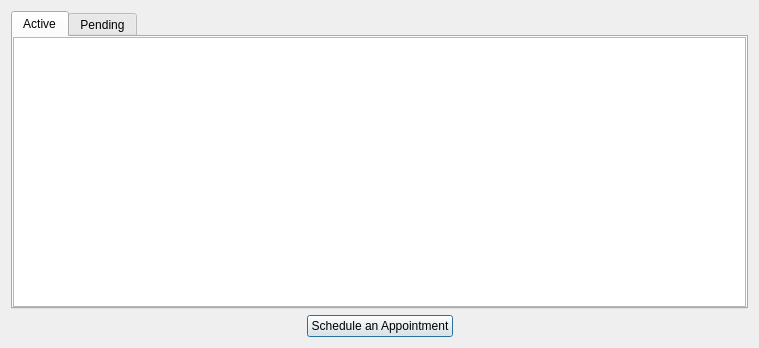
<?xml version="1.0" encoding="UTF-8"?>
<ui version="4.0">
 <class>NotificationListDialog</class>
 <widget class="QDialog" name="NotificationListDialog">
  <property name="geometry">
   <rect>
    <x>0</x>
    <y>0</y>
    <width>759</width>
    <height>348</height>
   </rect>
  </property>
  <property name="windowTitle">
   <string>Dialog</string>
  </property>
  <layout class="QVBoxLayout" name="verticalLayout">
   <item>
    <widget class="QTabWidget" name="tabWidget">
     <property name="currentIndex">
      <number>0</number>
     </property>
     <widget class="QWidget" name="tab">
      <attribute name="title">
       <string>Active</string>
      </attribute>
      <layout class="QVBoxLayout" name="verticalLayout_2">
       <property name="leftMargin">
        <number>0</number>
       </property>
       <property name="topMargin">
        <number>0</number>
       </property>
       <property name="rightMargin">
        <number>0</number>
       </property>
       <property name="bottomMargin">
        <number>0</number>
       </property>
       <item>
        <widget class="QTableView" name="activeTable">
         <property name="selectionMode">
          <enum>QAbstractItemView::SelectionMode::SingleSelection</enum>
         </property>
        </widget>
       </item>
      </layout>
     </widget>
     <widget class="QWidget" name="tab_2">
      <attribute name="title">
       <string>Pending</string>
      </attribute>
      <layout class="QVBoxLayout" name="verticalLayout_3">
       <property name="leftMargin">
        <number>0</number>
       </property>
       <property name="topMargin">
        <number>0</number>
       </property>
       <property name="rightMargin">
        <number>0</number>
       </property>
       <property name="bottomMargin">
        <number>0</number>
       </property>
       <item>
        <widget class="QTableView" name="futureTable">
         <property name="selectionMode">
          <enum>QAbstractItemView::SelectionMode::SingleSelection</enum>
         </property>
        </widget>
       </item>
      </layout>
     </widget>
    </widget>
   </item>
   <item>
    <layout class="QHBoxLayout" name="horizontalLayout">
     <item>
      <spacer name="horizontalSpacer">
       <property name="orientation">
        <enum>Qt::Orientation::Horizontal</enum>
       </property>
       <property name="sizeHint" stdset="0">
        <size>
         <width>40</width>
         <height>20</height>
        </size>
       </property>
      </spacer>
     </item>
     <item>
      <widget class="QPushButton" name="appointmentButton">
       <property name="text">
        <string>Schedule an Appointment</string>
       </property>
      </widget>
     </item>
     <item>
      <spacer name="horizontalSpacer_2">
       <property name="orientation">
        <enum>Qt::Orientation::Horizontal</enum>
       </property>
       <property name="sizeHint" stdset="0">
        <size>
         <width>40</width>
         <height>20</height>
        </size>
       </property>
      </spacer>
     </item>
    </layout>
   </item>
  </layout>
 </widget>
 <resources/>
 <connections/>
</ui>
